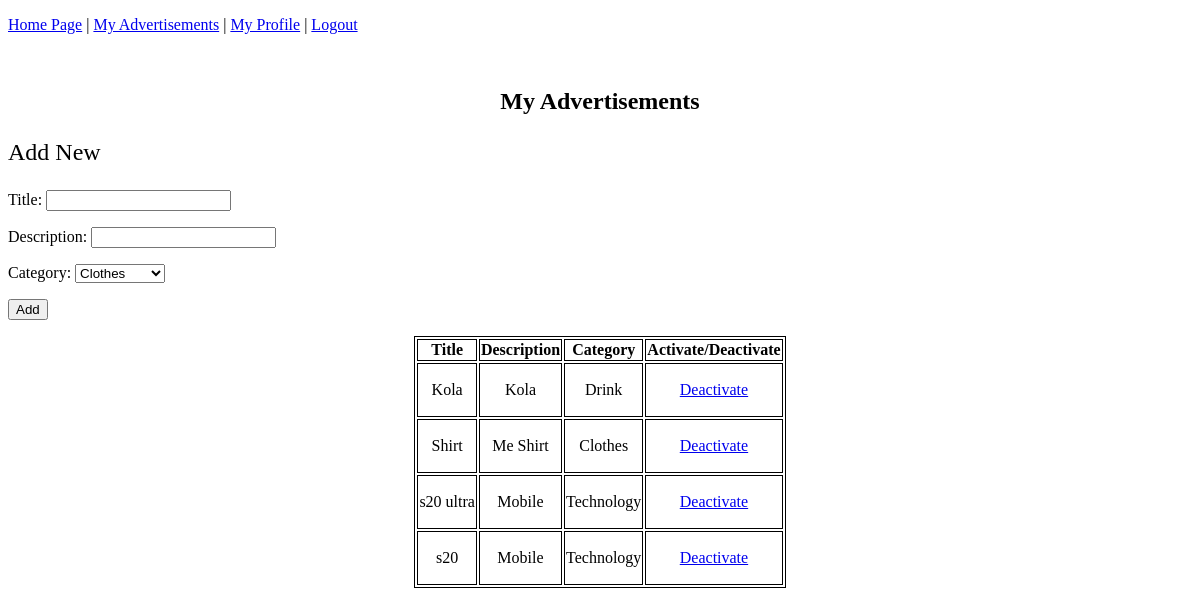
The app's page /user_advertisements (signed in) with its own data.
### tables this page shows
CREATE TABLE Advertisement(aid INTEGER PRIMARY KEY AUTOINCREMENT,title TEXT,description TEXT,isactive BOOLEAN,username TEXT,cid INTEGER,FOREIGN KEY (cid) REFERENCES Category(cid),FOREIGN KEY (username) REFERENCES User(username));

CREATE TABLE Category(cid INTEGER PRIMARY KEY,cname TEXT);

### app.py (the view)
@app.route('/user_advertisements')
def user_advertisements():
    if "username" in session:
        conn = sqlite3.connect(db_name)
        c = conn.cursor()
        c.execute("SELECT * FROM Advertisement WHERE username=?", (session["username"],))
        advertisements = c.fetchall()
        conn.close()
        categories = get_categories()
        categories_dict = dict(categories)
        for i in range(len(advertisements)):
            adv = list(advertisements[i])
            adv[5] = categories_dict[adv[5]]
            advertisements[i] = tuple(adv)
        return render_template("user_advertisements.html", categories=categories, advertisements=advertisements)
    else:
        return render_template("user_advertisements.html")

### app.py (called while the page is built)
def get_categories():
    conn = sqlite3.connect(db_name)
    c = conn.cursor()
    c.execute("SELECT * FROM Category")
    categories = c.fetchall()
    conn.close()
    return categories

### templates/user_advertisements.html (shortened to what this page needs)
{% extends 'base.html' %}
{% block header %}
    <h1 class="center">{% block title %}My Advertisements{% endblock %}</h1>
{% endblock %}
{% block content %}
    {% if session['username'] %}
        <div>
            <p class="big">Add New</p>
            <form name="adv_form" action="/add_advertisement" method = "POST">
                <p>Title: <input type="text" name="title" required/></p>
                <p>Description: <input type="text" name="description" required/></p>
                <p>Category:
                    <select name="category" required>
                        {% for category in categories %}
                            <option value="{{ category[0] }}">{{ category[1] }}</option>
                        {% endfor %}
                    </select>
                </p>
                <p><input type="submit" value="Add">
            </form>
        </div>
        <div class="center">
            <table class="center">
                <tr class="bold">
                    <th>Title</th>
                    <th>Description</th>
                    <th>Category</th>
                    <th>Activate/Deactivate</th>
                </tr>
                {% if advertisements %}
                    {% for advertisement in advertisements %}
                        <tr>
                            <td>{{ advertisement[1] }}</td>
                            <td>{{ advertisement[2] }}</td>
                            <td>{{ advertisement[5] }}</td>
                            <td>
                                {% if advertisement[3] %}
                                    <p><a href="javascript:submitForm('deactivate_adv')">Deactivate</a></p>
                                {% else %}
                                    <p><a href="javascript:submitForm('activate_adv')">Activate</a></p>
                                    <form name="activate_adv" action="/activate_advertisement" method="POST">
                                        <input type="hidden" name="aid" value="{{ advertisement[0] }}">
                                    </form>
                                {% endif %}
                            </td>
                        </tr>
                    {% endfor %}
                {% endif %}
            </table>
        </div>
    {% else %}
        <p class="error">User is not logged in.</p>
        <p>Please go back to <a href="/index">Homepage</a> to login first, or register <a href="/register">here</a></p>
    {% endif %}
{% endblock %}

### templates/base.html (shortened to what this page needs)
<!DOCTYPE html>
<html lang="en">
<head>
    <link rel="stylesheet" type="text/css" href="../static/mystyle.css">
</head>
<body>
    <div>
        {% if "username" in session %}
            <p>
                <a href="/index">Home Page</a> |
                <a href="/user_advertisements">My Advertisements</a> |
                <a href="/profile">My Profile</a> |
                <a href="/logout">Logout</a>
            </p>
        {% else %}
            <p>
                <a href="/index">Home Page</a> |
                <a href="/register">Register</a>
            </p>
        {% endif %}
    </div>
    <br/>
    <section>
        <header>{% block header %}{% endblock %}</header>
        {% block content %}{% endblock %}
    </section>
</body>
</html>

### static/mystyle.css (style rules this page uses)
body { background-color: white; }
h1,p { color: black; }
table, th, td { border: 1px solid black; }
.center { text-align: center; margin-left: auto; margin-right: auto; }
.big { font-size: 1.5em; }
.bold { font-weight: bold; }

### records on screen
Advertisement: title "Kola", description "Kola"
Category: cname "Drink"
Advertisement: title "Shirt", description "Me Shirt"
Category: cname "Clothes"
Advertisement: title "s20 ultra", description "Mobile"
Category: cname "Technology" "Technology"
Advertisement: title "s20", description "Mobile"

### other values on screen
form field category "Clothes"
